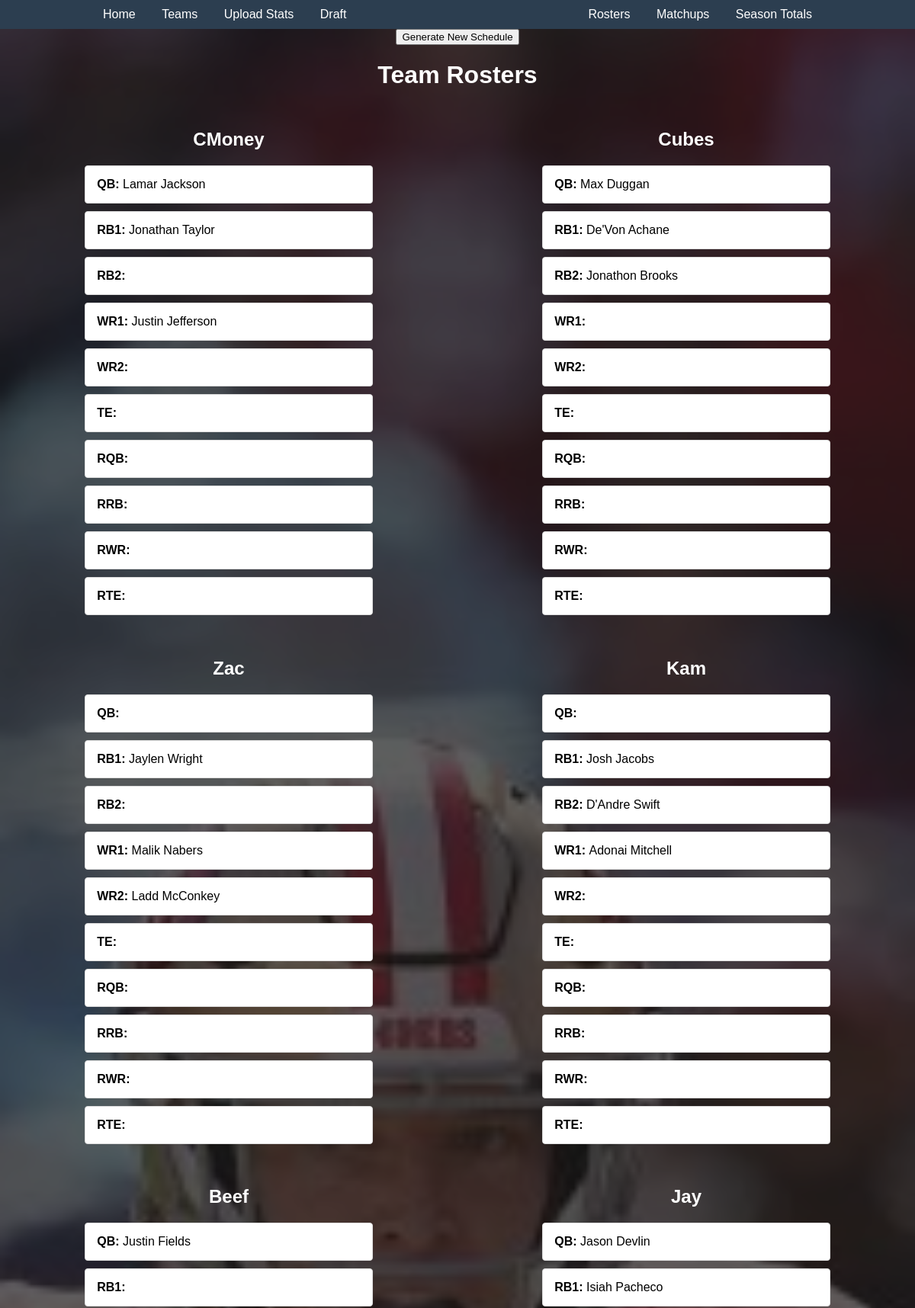
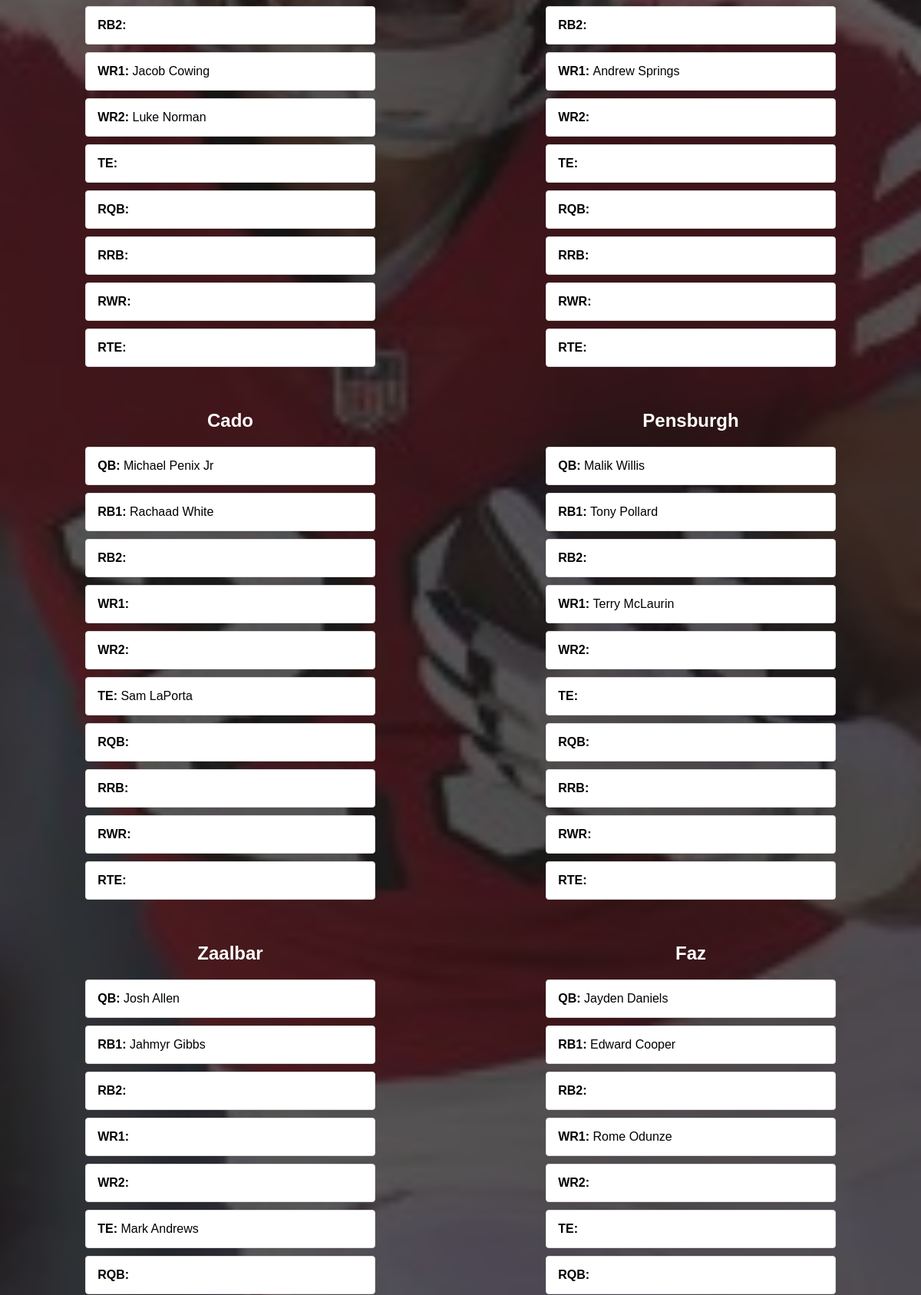
/rosters (upper part), run on the app's committed database (2 pictures, top to bottom).
### teams/models.py (models this page shows, shortened)
class Team(models.Model):
    name = models.CharField(max_length=20) # The teams name
    wins = models.PositiveIntegerField(default=0)
    losses = models.PositiveIntegerField(default=0)
    totalPoints = models.PositiveIntegerField(default=0)
    draftPick = models.PositiveIntegerField(default=0)

class Player(models.Model):
    name = models.CharField(max_length=200)
    rosterId = models.PositiveIntegerField()  # Assuming roster ID is always positive
    team = models.CharField(max_length=100)
    age = models.PositiveIntegerField()  # Age is typically a positive integer
    height = models.PositiveIntegerField()  # Height could be stored in cm as a positive integer
    weight = models.PositiveIntegerField()  # Weight could be stored in kg as a positive integer
    portraitId = models.PositiveIntegerField()  # Portrait ID is a positive integer
    position = models.CharField(max_length=10)  # Position usually is a short string like 'QB'
    lastSeasonPts = models.PositiveIntegerField(default=0)  # Points are typically positive
    drafted = models.BooleanField(default=False)  # Boolean should have a default value

### pages/views.py (the view)
# urls.py: path('rosters', views.rosters, name='Rosters'),
@csrf_exempt
def rosters(request):
    teams = Team.objects.all()
    team_rosters = {}
    for team in teams:
        positions = Position.objects.filter(team=team)
        for position in positions:
            print(position.player.name)  # Now correctly accessing the position field of each Position object
        initial_positions = ['QB', 'RB1', 'RB2', 'WR1', 'WR2', 'TE', 'RQB', 'RRB', 'RWR', 'RTE']
        positions_with_none = [{'position': pos, 'player': None} for pos in initial_positions]
        filled_positions = Position.objects.filter(team=team).select_related('player')
        filled_positions_dict = {pos.position: pos.player for pos in filled_positions}
        for position in positions_with_none:
            if position['position'] in filled_positions_dict:
                playerSwap = filled_positions_dict[position['position']]
                position['player'] = playerSwap.name if playerSwap else None
        team_rosters[team] = positions_with_none
    return render(request, 'rosters.html', {'team_rosters': team_rosters})

### templates/rosters.html (shortened to what this page needs)
<!DOCTYPE html>
<html lang="en">
    <head>
        {% load static %}
        <link rel="stylesheet" href="{% static 'pages/rosters.css' %}">
    </head>
    <body>
        {% include 'header.html' %}
        <div class="container">
            <form action="/generate_schedule">
                <button class="generate-schedule">Generate New Schedule</button>
            </form>
        </div>
        <h1>Team Rosters</h1>
        <div class="container">
            {% for team, positions in team_rosters.items %}
                <div class="team">
                    <h2>{{team.name}}</h2>
                    <ul>
                        {% for position in positions %}
                            <li> <strong>{{ position.position }}: </strong> <span class="player-name">{{ position.player|default:'' }}</span></li>
                        {% empty %}
                            <li>No Players Assigned</li>
                        {% endfor %}
                    </ul>
                </div>
            {% empty %}
                <h2>No Teams Found.</h2>
            {% endfor %}
        </div>
    </body>
</html>

### templates/header.html
{% load static %}
<link rel="stylesheet" href="{% static 'pages/header.css' %}">
<header class="site-header">
    <nav class="nav-bar">
        <div class="nav-left">
            <a href="{% url 'Home' %}">Home</a>
            <a href="{% url 'team_create' %}">Teams</a>
            <a href="{% url 'upload_stats' %}">Upload Stats</a>
            <a href="{% url 'Drafting' %}">Draft</a>
        </div>
        <div class="nav-right">
            <a href="{% url 'Rosters' %}">Rosters</a>
            <a href="{% url 'Matchups' %}">Matchups</a>
            <a href="{% url 'season_totals' %}">Season Totals</a>
        </div>
    </nav>
</header>

### static/pages/rosters.css (style rules this page uses)
body { font-family: Arial, sans-serif; margin: 0; padding: 0; background-color: #191919; color: #fff; text-align: center; }
body::before { content: ""; position: fixed; top: 0; left: 0; width: 100%; height: 100%; background-image: url('/static/files/christianmccaffrey1.jpg'); background-repeat: no-repeat; background-position: center; background-size: cover; opacity: 0.3; z-index: -1; }
h1 { color: #fff; }
ul { list-style: none; padding: 0; color: #000 }
li { background-color: #fff; padding: 15px; margin: 10px auto; width: 60%; border: 1px solid #ddd; border-radius: 4px; text-align: left; color: #000 }
.team { flex: 1 1 48%; margin: 10px 1%; box-sizing: border-box; }
.container { display: flex; flex-wrap: wrap; justify-content: center; }

### static/pages/header.css (style rules this page uses)
.site-header { background: #2c3e50; color: white; padding: 10px 0; }
.nav-bar { display: flex; justify-content: space-between; align-items: center; padding: 0 10%; font-family: 'Trebuchet MS', 'Lucida Sans Unicode', 'Lucida Grande', 'Lucida Sans', Arial, sans-serif; }
.nav-left a, .nav-right a { color: white; text-decoration: none; padding: 10px 15px; transition: color 0.3s ease; }

### data on the page
Team: name "CMoney", position "QB" "RB1" "RB2" "WR1" "WR2" "TE" "RQB" "RRB" "RWR" "RTE"
Player: player "Lamar Jackson"
Player: player "Jonathan Taylor"
Player: player "Justin Jefferson"
Team: name "Cubes", position "QB" "RB1" "RB2" "WR1" "WR2" "TE" "RQB" "RRB" "RWR" "RTE"
Player: player "Max Duggan"
Player: player "De'Von Achane"
Player: player "Jonathon Brooks"
Team: name "Zac", position "QB" "RB1" "RB2" "WR1" "WR2" "TE" "RQB" "RRB" "RWR" "RTE"
Player: player "Jaylen Wright"
Player: player "Malik Nabers"
Player: player "Ladd McConkey"
Team: name "Kam", position "QB" "RB1" "RB2" "WR1" "WR2" "TE" "RQB" "RRB" "RWR" "RTE"
Player: player "Josh Jacobs"
Player: player "D'Andre Swift"
Player: player "Adonai Mitchell"
Team: name "Beef", position "QB" "RB1" "RB2" "WR1" "WR2" "TE" "RQB" "RRB" "RWR" "RTE"
Player: player "Justin Fields"
Player: player "Jacob Cowing"
Player: player "Luke Norman"
Team: name "Jay", position "QB" "RB1" "RB2" "WR1" "WR2" "TE" "RQB" "RRB" "RWR" "RTE"
Player: player "Jason Devlin"
Player: player "Isiah Pacheco"
Player: player "Andrew Springs"
Team: name "Cado", position "QB" "RB1" "RB2" "WR1" "WR2" "TE" "RQB" "RRB" "RWR" "RTE"
Player: player "Michael Penix Jr"
Player: player "Rachaad White"
Player: player "Sam LaPorta"
Team: name "Pensburgh", position "QB" "RB1" "RB2" "WR1" "WR2" "TE" "RQB" "RRB" "RWR" "RTE"
Player: player "Malik Willis"
Player: player "Tony Pollard"
Player: player "Terry McLaurin"
Team: name "Zaalbar", position "QB" "RB1" "RB2" "WR1" "WR2" "TE" "RQB"
Player: player "Josh Allen"
Player: player "Jahmyr Gibbs"
Player: player "Mark Andrews"
Team: name "Faz", position "QB" "RB1" "RB2" "WR1" "WR2" "TE" "RQB"
Player: player "Jayden Daniels"
Player: player "Edward Cooper"
Player: player "Rome Odunze"
